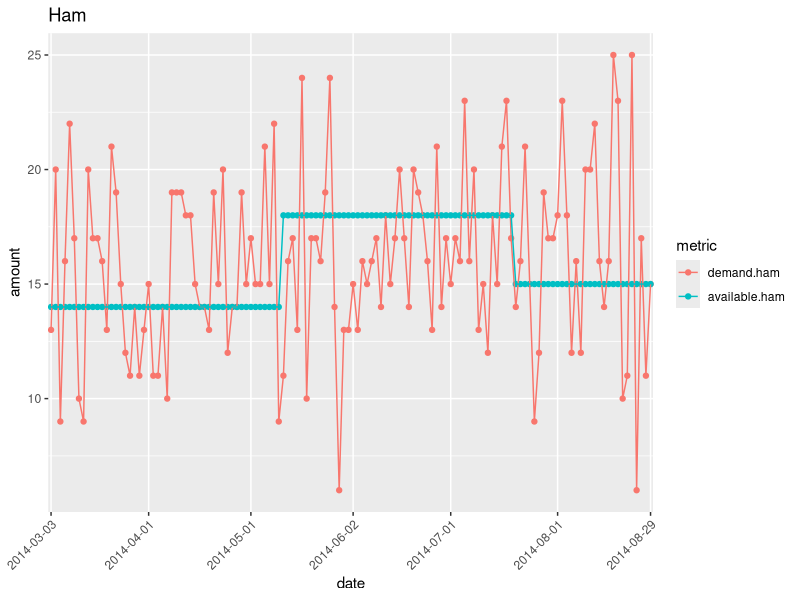
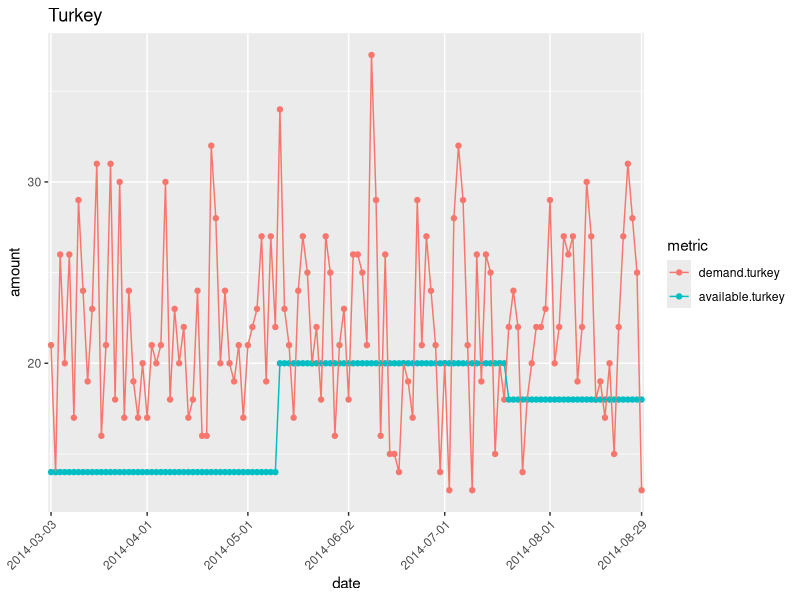
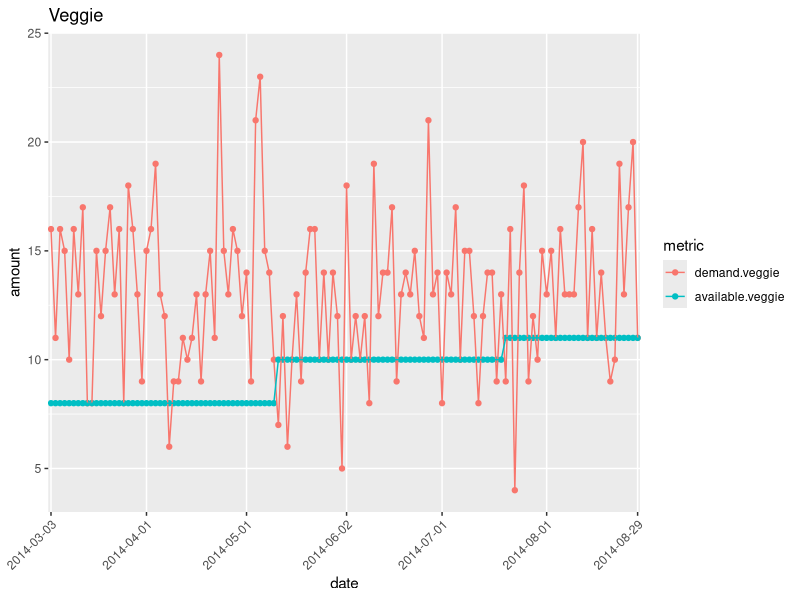
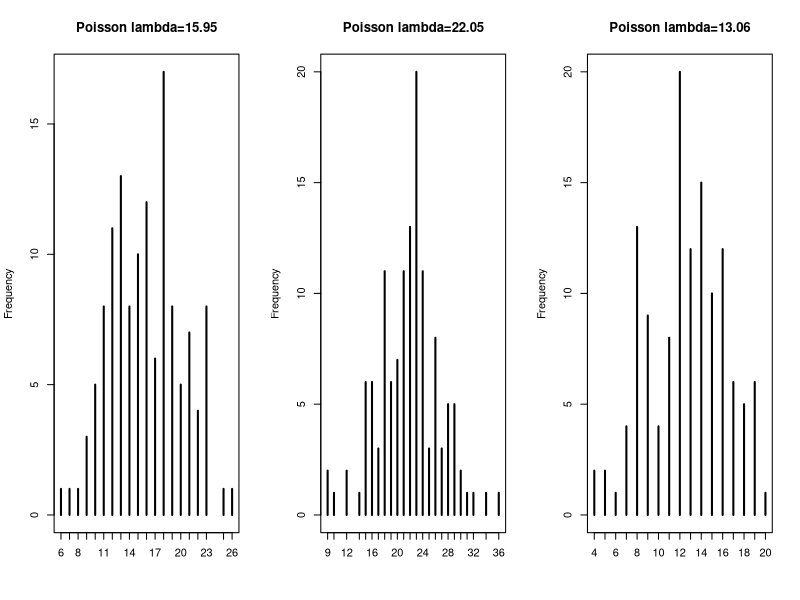
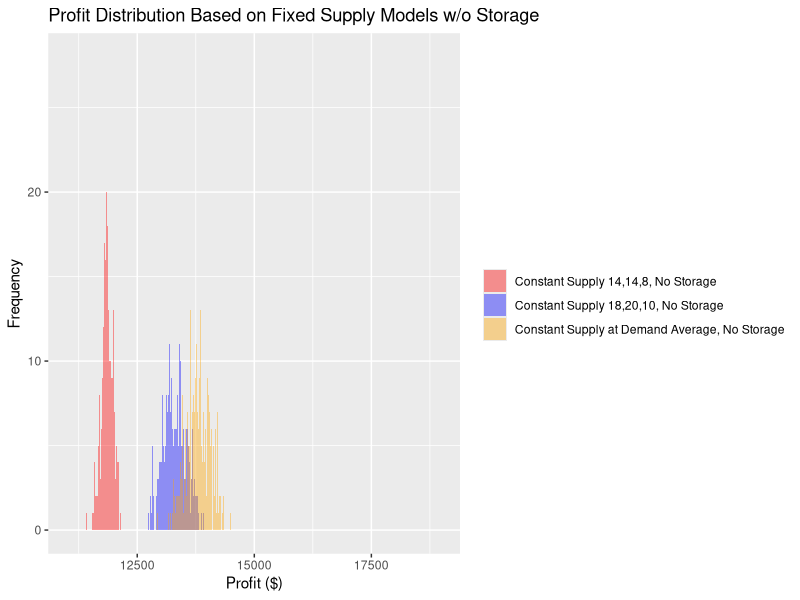
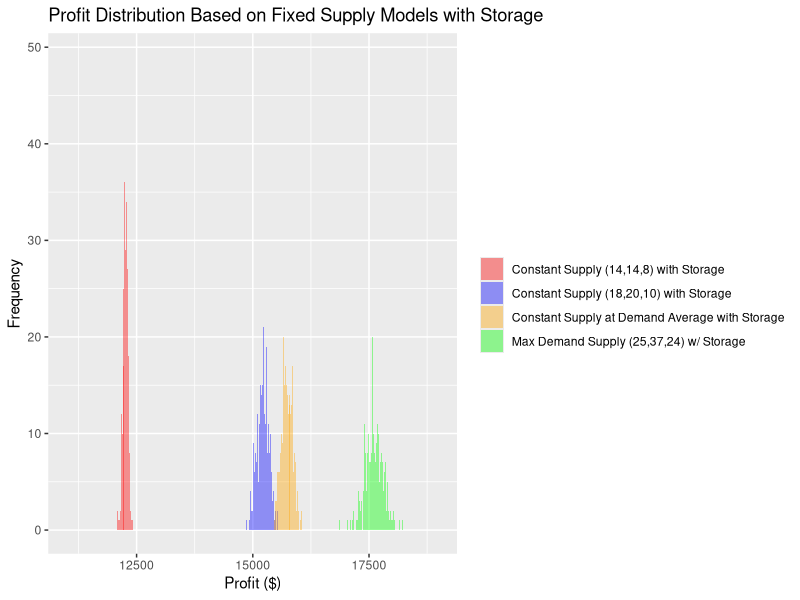

Reproduce these figures in R, in order.
## ---- chunk 1
# 
# Code to setup basic data frames and variables used throughout
#

library(ggplot2)
library(reshape2)

# costs to make our sammies
cost.hamSam <- 3.50;
cost.turkeySam <- 4.00;
cost.veggieSam <- 2.50;

# prices we sell our sammies for
price.hamSam <- 6.50;
price.turkeySam <- 6.50;
price.veggieSam <- 5;

# number of days  in simulation
days <- 130;
numSimulations <- 5000;

# calculate poisson lambdas from data
salesData <- read.csv("sales.csv");
lambda.ham <- mean(salesData$demand.ham);
lambda.turkey <- mean(salesData$demand.turkey);
lambda.veggie <- mean(salesData$demand.veggie);

# calculate maximum demand for any sammie type
max.ham <- max(salesData$demand.ham);
max.turkey <- max(salesData$demand.turkey);
max.veggie <- max(salesData$demand.veggie);

# Read in data from homework asisgnment
details <- read.csv("details.csv", header=T);
sales <- read.csv("sales.csv", header=T);
attach(sales)
## ---- chunk 2
demand <- melt(sales[1:4], id.vars="date", variable.name="type", value.name="demand")
supply <- melt(sales[c(1,5,6,7)], id.vars="date", variable.name="type", value.name="supply")

ham <- melt(sales[c(1,2,5)], id.vars="date", variable.name="metric", value.name="amount")
turkey <- melt(sales[c(1,3,6)], id.vars="date", variable.name="metric", value.name="amount")
veggie <- melt(sales[c(1,4,7)], id.vars="date", variable.name="metric", value.name="amount")

plotHam <- ggplot(data=ham, aes(x=date, y=amount, group=metric, color=metric)) + geom_point() + geom_line() +
theme(axis.text.x = element_text(angle = 45, hjust = 1)) +
scale_x_discrete(breaks=c("2014-03-03", "2014-04-01", "2014-05-01", "2014-06-02", "2014-07-01", "2014-08-01", "2014-08-29")) + ggtitle("Ham")

plotTurkey <- ggplot(data=turkey, aes(x=date, y=amount, group=metric, color=metric)) + geom_point() + geom_line() +
theme(axis.text.x = element_text(angle = 45, hjust = 1)) +
scale_x_discrete(breaks=c("2014-03-03", "2014-04-01", "2014-05-01", "2014-06-02", "2014-07-01", "2014-08-01", "2014-08-29")) + ggtitle("Turkey")

plotVeggie <- ggplot(data=veggie, aes(x=date, y=amount, group=metric, color=metric)) + geom_point() + geom_line() +
theme(axis.text.x = element_text(angle = 45, hjust = 1)) +
scale_x_discrete(breaks=c("2014-03-03", "2014-04-01", "2014-05-01", "2014-06-02", "2014-07-01", "2014-08-01", "2014-08-29")) + ggtitle("Veggie")

plotHam

plotTurkey

plotVeggie
## ---- chunk 3
n = 130 # feel free to play with this number
par(mfrow=c(1,3)) 
lambda_ham = 15.94615
plot(table(rpois(n, lambda_ham)), main="Poisson lambda=15.95", ylab="Frequency")

lambda_turkey = 22.05385
plot(table(rpois(n, lambda_turkey)), main="Poisson lambda=22.05", ylab="Frequency")

lambda_veggie = 13.06154
plot(table(rpois(n, lambda_veggie)), main="Poisson lambda=13.06", ylab="Frequency")
## ---- chunk 4
library(knitr)
data = data.frame(Type=c("Ham", "Turkey", "Veggie", "Total"), Revenue=c('$12,012', '$14,066', '$5,960', '$32,038'), Cost=c('$7,175', '$8,960', '$3,075', '$19,210'), Profit=c('$4,837', '$5,106', '$2,885', '$12,828'))
kable(data)
## ---- chunk 5
library(knitr)
data = data.frame(Type=c("ham", "turkey", "veggie", "total"), Revenue=c('$11,765', '$16,003', '$7,540', '$35,308'), Cost=c('$6,825', '$10,400', '$4,225', '$21,450'), Profit=c('$4,940', '$5,603', '$3,315', '$13,858'))
kable(data, format="markdown")
## ---- chunk 6
runSimulation <- function(stock.begin.hamSam, stock.begin.turkeySam, stock.begin.veggieSam, withStorage=FALSE) {
  # lets initialize our stock to nothing (will be setup at beginning of each iter)
  stock.hamSam <- 0;
  stock.turkeySam <- 0;
  stock.veggieSam <- 0;

  stock.begin.hamSam <- as.integer(stock.begin.hamSam);
  stock.begin.turkeySam <- as.integer(stock.begin.turkeySam);
  stock.begin.veggieSam <- as.integer(stock.begin.veggieSam);
  
  # profit results for overall simulation
  total.profits <- numeric(numSimulations); 

  # Lets do a bunch of simulations, with each simulation based on 'days'
  for(simulation in 1:numSimulations) {
    # Initialize data per simulation 
    # (we pre-initialize memory to avoid having to allocate it constantly in the loops, helps with speed)
    costs <- numeric(days);
    revenues <- numeric(days);
    orders.hamSam <- numeric(days);
    orders.turkeySam <- numeric(days);
    orders.veggieSam <- numeric(days);

    # Do simulation of N days
    for (n in 1:days) {
      # Init this day with a new stock of food
      if(withStorage) {
        # If we have storage then we only need to bring in what we need
        # i.e., if we have 5 ham sammies from yesterday, and we need to have 18, then we only need to make 12 more
        # Simplistic modeling: limits on storage? maybe we need to discard after x days?
        
        # Do we need to bring in more ham sammies? If so, only bring in that many; 
        # otherwise no need to bring ham sammies today
        delta.hamSam <- 0;
        if(stock.begin.hamSam - stock.hamSam) { delta.hamSam <- stock.begin.hamSam - stock.hamSam;}

        # Do we need to bring in more turkey sammies? If so, only bring in that many; 
        # otherwise no need to bring turkey sammies today
        delta.turkeySam <- 0;
        if(stock.begin.turkeySam - stock.turkeySam) { delta.turkeySam <- stock.begin.turkeySam - stock.turkeySam;}

        # Do we need to bring in more veggie sammies? If so, only bring in that many; 
        # otherwise no need to bring veggie sammies today
        delta.veggieSam <- 0;
        if(stock.begin.veggieSam - stock.veggieSam) { delta.veggieSam <- stock.begin.veggieSam - stock.veggieSam;}

        # Update out stocks with what we bring in at beginning of day
        stock.hamSam <- stock.hamSam + delta.hamSam;
        stock.turkeySam <- stock.turkeySam + delta.turkeySam;
        stock.veggieSam <- stock.veggieSam + delta.veggieSam;

        # Update cost data (note only for what we bring in, which is delta)
        costs[n] <- cost.hamSam * delta.hamSam + cost.turkeySam * delta.turkeySam + cost.veggieSam * delta.veggieSam;
      }
      else {
        # Update out stocks with what we bring in at beginning of day (With no storage, we bring in constant supply)
        stock.hamSam <- stock.begin.hamSam; 
        stock.turkeySam <- stock.begin.turkeySam; 
        stock.veggieSam <- stock.begin.veggieSam; 

        # Update cost data
        costs[n] <- cost.hamSam * stock.hamSam + cost.turkeySam * stock.turkeySam + cost.veggieSam * stock.veggieSam;
      }
      
   
      # TODO: vectorize at some point
      
      # Get this from sub-models
      cust.hamSam <- ceiling(rpois(1, lambda.ham));
      cust.turkeySam <- ceiling(rpois(1, lambda.turkey));
      cust.veggieSam <- ceiling(rpois(1, lambda.veggie));

      # ham sammies
      if (stock.hamSam >= cust.hamSam) { 
        order.hamSam <- cust.hamSam;
        stock.hamSam <- stock.hamSam - order.hamSam;
      }
      else { 
        order.hamSam <- stock.hamSam;
        stock.hamSam <- 0;
      }
      
      # turkey sammies
      if (stock.turkeySam >= cust.turkeySam) { 
        order.turkeySam <- cust.turkeySam;
        stock.turkeySam <- stock.turkeySam - order.turkeySam;
      }
      else { 
        order.turkeySam <- stock.turkeySam;
        stock.turkeySam <- 0;
      }
      
      # veggie sammies
      if (stock.veggieSam >= cust.veggieSam) { 
        order.veggieSam <- cust.veggieSam;
        stock.veggieSam <- stock.veggieSam - order.veggieSam;
      }
      else { 
        order.veggieSam <- stock.veggieSam;
        stock.veggieSam <- 0;
      }
      
      # Update revenue data
      revenues[n] <- price.hamSam * order.hamSam + price.turkeySam * order.turkeySam + price.veggieSam * order.veggieSam;
    }

    # update aggregates over simulations
    total.profits[simulation] = sum(revenues - costs); 
  }

  # Return vector of the total profits from the N simulations
  return(total.profits);
}
## ---- chunk 7
total.profits.sim1 <- runSimulation(14,14,8);
total.profits.sim2 <- runSimulation(18,20,10);
total.profits.sim3 <- runSimulation(lambda.ham, lambda.turkey, lambda.veggie);
#total.profits.sim4 <- runSimulation(max.ham, max.turkey, max.veggie);

# After all simulations done, show profit graphs
p<-ggplot() + 
  geom_histogram(data=data.frame(profit=total.profits.sim1), aes(x=profit, fill="1"), alpha=0.4, binwidth=1) + 
  geom_histogram(data=data.frame(profit=total.profits.sim2), aes(x=profit, fill="2"), alpha=0.4, binwidth=1) + 
  geom_histogram(data=data.frame(profit=total.profits.sim3), aes(x=profit, fill="3"), alpha=0.4, binwidth=1) + 
  xlab('Profit ($)') + xlim(11000, 19000) +
  ylab('Frequency') + 
  ggtitle("Profit Distribution Based on Fixed Supply Models w/o Storage") + 
  scale_fill_manual("", values=c("red", "blue", "orange", "green"), 
                        breaks=c("1", "2", "3", "4"), 
                        labels=c("Constant Supply 14,14,8, No Storage", 
                          "Constant Supply 18,20,10, No Storage", 
                          "Constant Supply at Demand Average, No Storage",
                          "Constant Supply at Maximum Demand, No Storage"));
p;

mean.profits.sim1 <- mean(total.profits.sim1);
mean.profits.sim2 <- mean(total.profits.sim2);
mean.profits.sim3 <- mean(total.profits.sim3);
## ---- chunk 8
total.profits.sim5 <- runSimulation(14,14,8, TRUE);
total.profits.sim6 <- runSimulation(18,20,10, TRUE);
total.profits.sim7 <- runSimulation(lambda.ham, lambda.turkey, lambda.veggie, TRUE);
total.profits.sim8 <- runSimulation(max.ham, max.turkey, max.veggie, TRUE);

# After all simulations done, show profit graphs
p2<-ggplot() + 
  geom_histogram(data=data.frame(profit=total.profits.sim5), aes(x=profit, fill="1"), alpha=0.4, binwidth=1) +  
  geom_histogram(data=data.frame(profit=total.profits.sim6), aes(x=profit, fill="2"), alpha=0.4, binwidth=1) + 
  geom_histogram(data=data.frame(profit=total.profits.sim7), aes(x=profit, fill="3"), alpha=0.4, binwidth=1) + 
  geom_histogram(data=data.frame(profit=total.profits.sim8), aes(x=profit, fill="4"), alpha=0.4, binwidth=1) + 
  xlab('Profit ($)') + xlim(11000, 19000) +
  ylab('Frequency') + 
  ggtitle("Profit Distribution Based on Fixed Supply Models with Storage") + 
  scale_fill_manual("", values=c("red", "blue", "orange", "green"), 
                        breaks=c("1", "2", "3", "4"), 
                        labels=c("Constant Supply (14,14,8) with Storage",
                                 "Constant Supply (18,20,10) with Storage",
                                 "Constant Supply at Demand Average with Storage",
                                 "Max Demand Supply (25,37,24) w/ Storage"));
p2;
mean.profits.sim5 <- mean(total.profits.sim5);
mean.profits.sim6 <- mean(total.profits.sim6);
mean.profits.sim7 <- mean(total.profits.sim7);
mean.profits.sim8 <- mean(total.profits.sim8);
